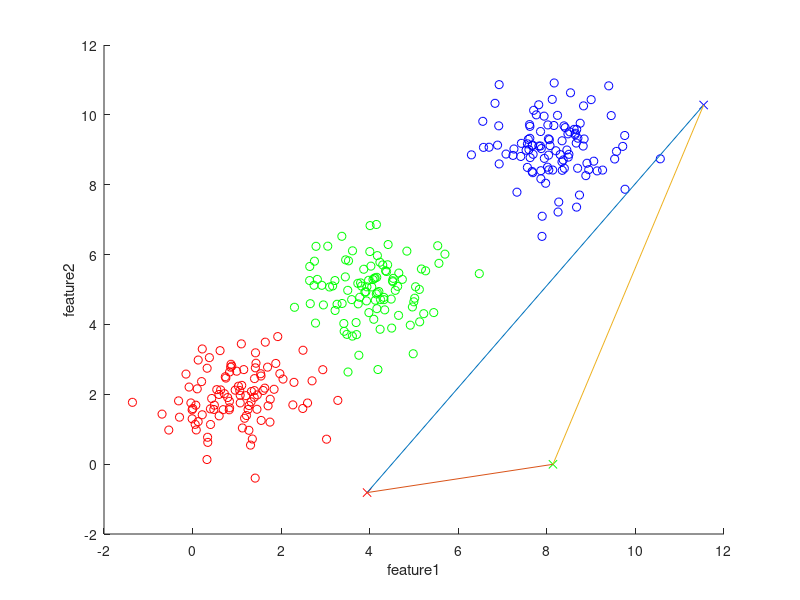

Write MATLAB code to recreate this figure. (Note: this script raises an error after producing the figure.)
clear,clc;
close all;
%% Synthetic Data
% Generating Class1
class1(:,1)=1+0.8*randn(100,1);
class1(:,2)=2+0.8*randn(100,1);

% Generating Class2
class2(:,1)=4+0.8*randn(100,1);
class2(:,2)=5+0.8*randn(100,1);

% G0enerating Class3
class3(:,1)=8+0.8*randn(100,1);
class3(:,2)=9+0.8*randn(100,1);

%Plot
figure(1);
scatter(class1(:,1),class1(:,2),'r');
xlabel('feature1'); ylabel('feature2'); zlabel('feature3');
hold on;
scatter(class2(:,1),class2(:,2),'g');
scatter(class3(:,1),class3(:,2),'b');
% legend('class1','class2','class3');

%% K means Algorothm
k=3;
X(1:100,:)=class1;
X(101:200,:)=class2;
X(201:300,:)=class3;
Axis=axis;
xmin=Axis(1);
xMax=Axis(2);
ymin=Axis(3);
yMax=Axis(4);
axis([xmin xMax ymin yMax]);
%Initial guessing cetroid
x=(xMax-xmin).*rand(k,1)+xmin;
y=(yMax-ymin).*rand(k,1)+ymin;
Mean = [x y];
plot(x(1),y(1),'rx');
plot(x(2),y(2),'bx');
plot(x(3),y(3),'gx');
plot([Mean(1,1) Mean(2,1)],[Mean(1,2) Mean(2,2)]);
plot([Mean(1,1) Mean(3,1)],[Mean(1,2) Mean(3,2)]);
plot([Mean(2,1) Mean(3,1)],[Mean(2,2) Mean(3,2)]);
W = GetBoundary(X,Mean,k);
Label = GetLabel(X,W)';
x_axis=(xmin:0.1:xMax);
for i=1:2
    y_axis=(-W(i,1)*x_axis-W(i,3))/W(i,2);
    plot(x_axis,y_axis);
end
X(:,size(X,2)+1) = Label;
time=0;
isChanged=true;
for i=1:50
    time=time+1;
    isChanged=false;
    C1=X(find(X(:,3)==1),:);
    C2=X(find(X(:,3)==2),:);
    C3=X(find(X(:,3)==3),:);
    x(1)=mean(C1(:,1));
    y(1)=mean(C1(:,2));
    x(2)=mean(C2(:,1));
    y(2)=mean(C2(:,2));
    x(3)=mean(C3(:,1));
    y(3)=mean(C3(:,2));
    Mean = [x y];
    figure(2);
    hold on;
    scatter(C1(:,1),C1(:,2),'r');
    scatter(C2(:,1),C2(:,2),'b');
    scatter(C3(:,1),C3(:,2),'g');
    W = GetBoundary(X(:,1:2),Mean,k);
    Label = GetLabel(X(:,1:2),W)';
    if(Label~=X(:,3))
        isChanged=false;
    end

%     for i=1:size(X,1)
%         min=100000000;
%         for j=1:k
%             D=[X(i,1),X(i,2);x(j),y(j)];
%             distance=pdist(D,'euclidean');
%             if(distance<min)
%                 min=distance;
%                 min_index=j;
%             end
%         end
%         if(time~=1)
%             if(X(i,3)~=min_index)
%                 isChanged=true;
%                 X(i,3) = min_index;
%             end
%         else
%             X(i,3) = min_index;
%             isChanged=true;
%         end
%     end
end

C1=X(find(X(:,3)==1),:);
C2=X(find(X(:,3)==2),:);
C3=X(find(X(:,3)==3),:);

figure(2);
hold on;
scatter(C1(:,1),C1(:,2),'r');
scatter(C2(:,1),C2(:,2),'b');
scatter(C3(:,1),C3(:,2),'g');
